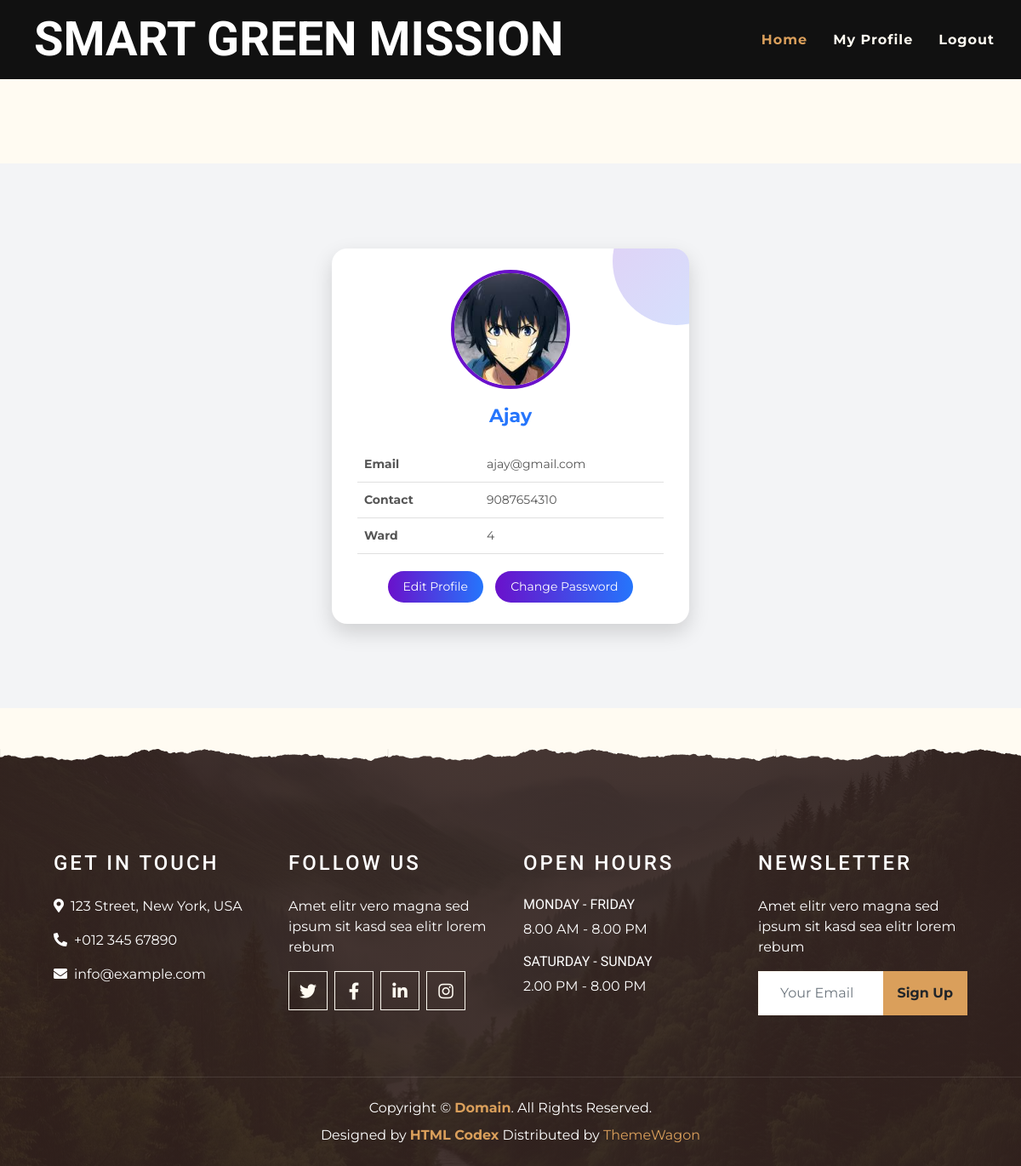
Screenshot of /worker/Profile/ (signed in) with the database file from the repository.
### Guest/models.py (models this page shows)
class tbl_worker(models.Model):
    worker_name=models.CharField(max_length=50)
    worker_email=models.CharField(max_length=50)
    worker_contact=models.CharField(max_length=50)
    worker_address=models.CharField(max_length=50)
    worker_photo=models.FileField(upload_to='Assets/workerDocs/')
    worker_password=models.CharField(max_length=50)
    worker_proof=models.FileField(upload_to='Assets/workerDocs/')
    worker_status=models.IntegerField(default=0)
    worker_latitude=models.CharField(max_length=50,null=True)
    worker_longitude=models.CharField(max_length=50,null=True)
    worker_curr_city=models.CharField(max_length=50,null=True)

### worker/models.py (models this page shows)
class tbl_assignward(models.Model):
    assignward_date=models.DateField(auto_now_add=True)
    ward_id=models.ForeignKey(tbl_ward, on_delete=models.CASCADE)
    worker_id=models.ForeignKey(tbl_worker, on_delete=models.CASCADE)

### Admin/models.py (models this page shows)
class tbl_ward(models.Model):
    ward_number=models.CharField(max_length=50)

### worker/views.py (the view)
# urls.py: path('Profile/',views.Profile,name="Profile"),
def Profile(request):
    if "wid" not in request.session:
        return redirect("Guest:Login")
    else:
        profiledata=tbl_worker.objects.get(id=request.session['wid'])
        assignwardata=tbl_assignward.objects.filter(worker_id=request.session['wid']).last()
        return render(request,"worker/Profile.html",{'Data':profiledata,'assignwardata':assignwardata})

### worker/Templates/Worker/Profile.html (shortened to what this page needs)
{% extends 'worker/Head.html' %}
{% block content %}
<div class="worker-profile-container">
    <div class="worker-profile-card">
        <img src="{{Data.worker_photo.url}}" alt="Worker Photo" class="worker-photo">
        <div class="worker-name">{{Data.worker_name}}</div>
        <table class="worker-profile-table">
            <tr>
                <td>Email</td>
                <td>{{Data.worker_email}}</td>
            </tr>
            <tr>
                <td>Contact</td>
                <td>{{Data.worker_contact}}</td>
            </tr>
            <tr>
                <td>Ward</td>
                <td>{{assignwardata.ward_id.ward_number}}</td>
            </tr>
        </table>
        <div class="worker-btns">
            <a href="{% url 'worker:EditProfile' %}">Edit Profile</a>
            <a href="{% url 'worker:ChangePassword' %}">Change Password</a>
        </div>
    </div>
</div>
{% endblock content %}

### worker/Templates/Worker/Profile.html (style rules this page uses)
.worker-profile-container { display: flex; justify-content: center; align-items: center; min-height: 80vh; background: #f3f4f6; animation: fadeIn 0.8s ease; }
.worker-profile-card { background: #ffffff; border-radius: 18px; box-shadow: 0 10px 25px rgba(0,0,0,0.15); width: 420px; padding: 25px 30px; position: relative; overflow: hidden; }
.worker-profile-card::before { content: ''; position: absolute; top: -60px; right: -60px; width: 150px; height: 150px; background: linear-gradient(135deg, #6a11cb, #2575fc); border-radius: 50%; opacity: 0.2; }
.worker-photo { width: 140px; height: 140px; border-radius: 50%; border: 4px solid #6a11cb; object-fit: cover; margin: 0 auto 15px auto; display: block; transition: transform 0.3s ease; }
.worker-name { text-align: center; font-size: 22px; color: #2575fc; margin-bottom: 20px; font-weight: bold; }
.worker-profile-table { width: 100%; border-collapse: collapse; margin-bottom: 20px; }
.worker-profile-table td { padding: 10px 8px; font-size: 14px; border-bottom: 1px solid #e0e0e0; }
.worker-profile-table td:first-child { font-weight: bold; color: #555; width: 40%; }
.worker-btns { text-align: center; margin-top: 10px; }
.worker-btns a { background: linear-gradient(90deg, #6a11cb, #2575fc); color: white; padding: 8px 18px; border-radius: 20px; text-decoration: none; font-size: 14px; transition: 0.3s ease; margin: 0 5px; display: inline-block; }

### rows the page displays
tbl_worker: worker_photo (picture), worker_name "Ajay", worker_email "ajay@gmail.com", worker_contact "9087654310"
tbl_assignward: ward_id.ward_number "4"
